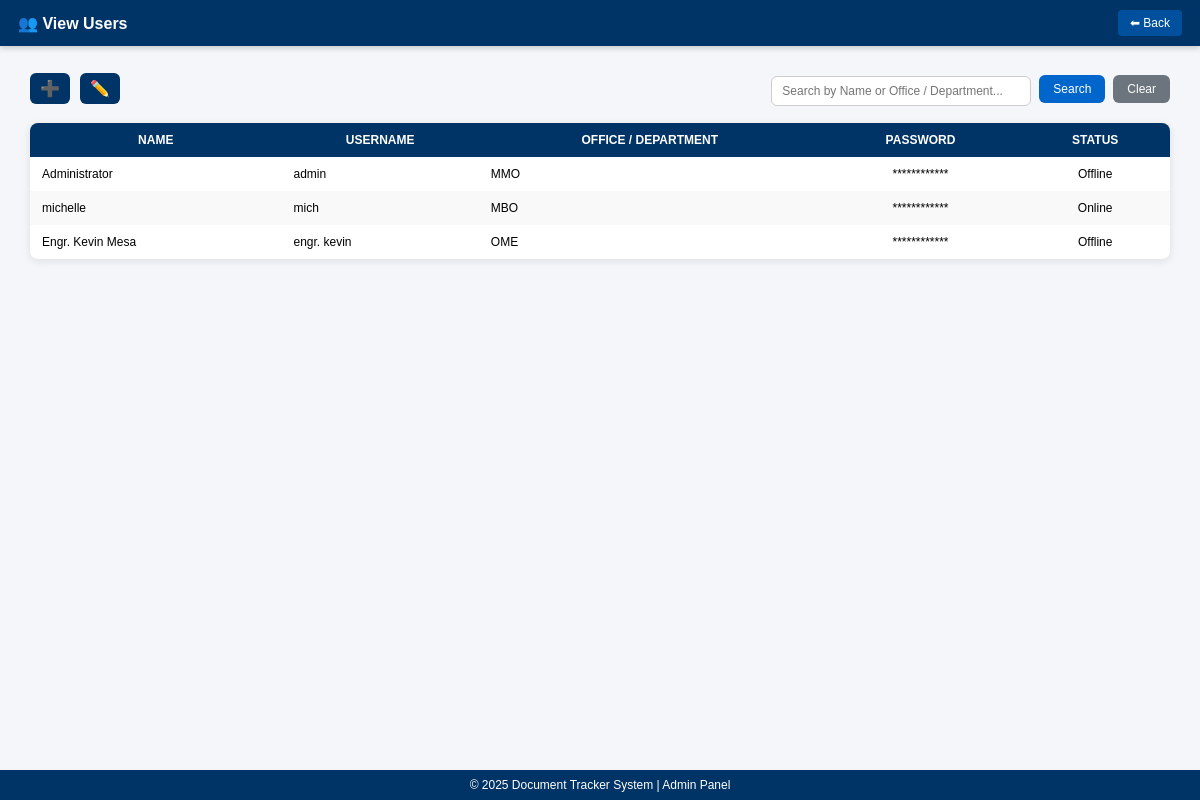
Before: /view_users (signed in) with the older database file.
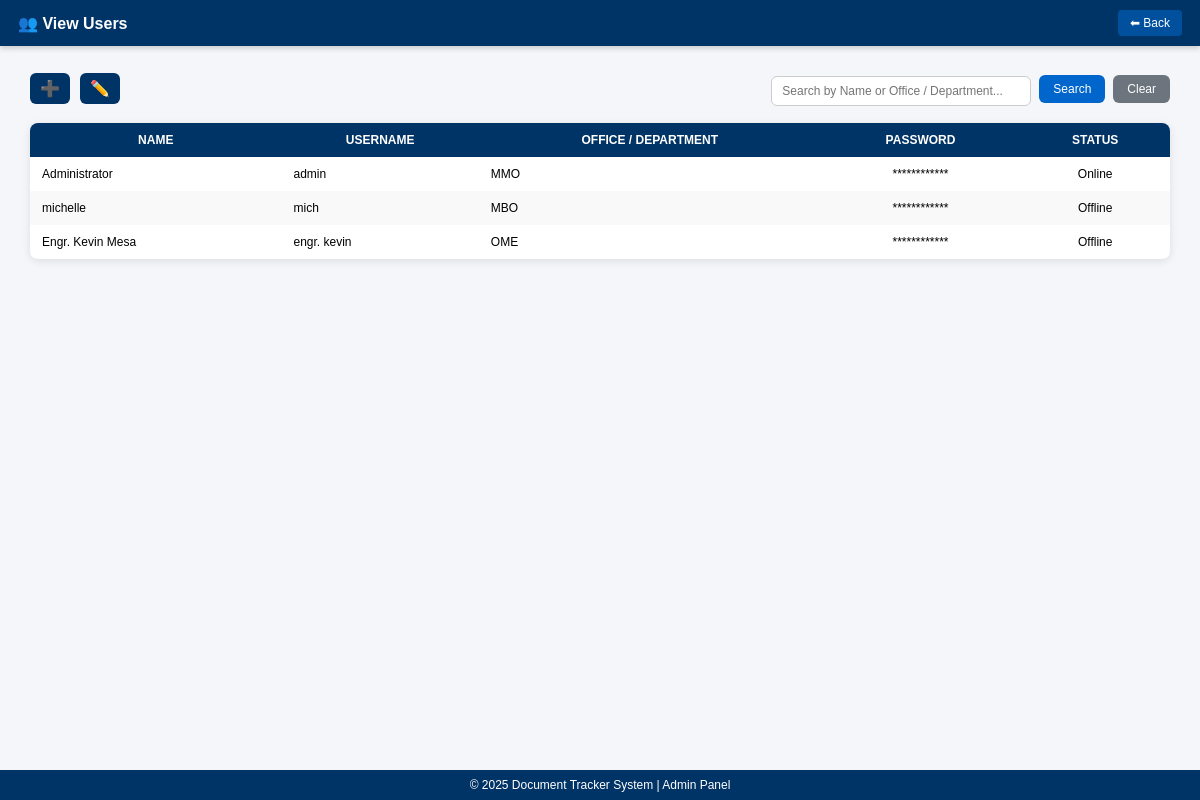
After: the same page with the newer database file.
### tables this page shows
CREATE TABLE users (
            id INTEGER PRIMARY KEY AUTOINCREMENT,
            name TEXT NOT NULL,
            username TEXT NOT NULL UNIQUE,
            password TEXT NOT NULL,
            office TEXT,
            role TEXT NOT NULL CHECK(role IN ('admin', 'user')),
            status TEXT DEFAULT 'Offline'
        , temp_password TEXT);

### app.py (the view)
@app.route('/view_users')
def view_users():
    if not is_admin():
        return redirect(url_for('login'))
    conn = get_db()
    cur = conn.cursor()
    cur.execute("SELECT id, name, username, office, password, status FROM users")
    users = cur.fetchall()
    conn.close()
    return render_template('view_users.html', users=users)

### app.py (called while the page is built)
def get_db():
    conn = sqlite3.connect(DB_NAME)
    conn.row_factory = sqlite3.Row
    return conn

def is_admin():
    return 'role' in session and session['role'] == 'admin'

### templates/view_users.html (shortened to what this page needs)
<!DOCTYPE html>
<html lang="en">
<head>
</head>
<body>
    <header>
        <h1>👥 View Users</h1>
        <a href="{{ url_for('admin_dashboard') }}" class="back-btn">⬅ Back</a>
    </header>
    <main>
<div class="control-bar">
    <div class="left-actions">
        <button class="icon-btn" title="Add User" onclick="openAddUserModal()">➕</button>
        <button class="icon-btn" title="Edit Users" onclick="window.location.href='{{ url_for('edit_users') }}'">✏️</button>
    </div>
    <div class="right-actions">
        <input type="text" id="searchInput" placeholder="Search by Name or Office / Department...">
        <button class="search-btn" onclick="searchTable()">Search</button>
        <button class="clear-btn" onclick="clearSearch()">Clear</button>
    </div>
</div>
        <div class="table-container">
            <table id="userTable">
                <thead>
                    <tr>
                        <th>Name</th>
                        <th>Username</th>
                        <th>Office / Department</th>
                        <th>Password</th>
                        <th>Status</th>
                    </tr>
                </thead>
                <tbody>
                    {% for user in users %}
                    <tr>
                        <td>{{ user['name'] }}</td>
                        <td>{{ user['username'] }}</td>
                        <td>{{ user['office'] }}</td>
                        <td>
                            <div style="display:flex; align-items:center; justify-content:center; gap:6px;">
                                {% if user['temp_password'] %}
                                    <input type="password" id="pw{{ loop.index }}" value="{{ user['temp_password'] }}" readonly
                                           style="border:none; background:transparent; width:140px; color:#003366; font-family:monospace; text-align:center;" />
                                    <button onclick="togglePassword({{ loop.index }})"
                                            style="background:none; border:none; cursor:pointer; color:#003366; font-size:14px;"
                                            title="Show/Hide Password">👁</button>
                                    <form method="post" action="{{ url_for('clear_temp', user_id=user['id']) }}" style="display:inline;">
                                        <button type="submit" style="margin-left:4px; padding:3px 6px; border-radius:4px; background:#6c757d; color:#fff; border:none; font-size:11px;">Clear</button>
                                    </form>
                                {% else %}
                                    <span>************</span>
                                {% endif %}
                            </div>
                        </td>
                        <td>{{ user['status'] }}</td>
                    </tr>
                    {% endfor %}
                </tbody>
            </table>
        </div>
    </main>
    <footer>
        &copy; 2025 Document Tracker System | Admin Panel
    </footer>
</body>
</html>

### templates/view_users.html (style rules this page uses)
body { font-family: Arial, sans-serif; background-color: #f4f6f9; margin: 0; padding: 0; font-size: 13px; }
header { background-color: #003366; color: white; padding: 10px 18px; display: flex; justify-content: space-between; align-items: center; box-shadow: 0 2px 6px rgba(0,0,0,0.2); }
header h1 { font-size: 16px; margin: 0; }
.back-btn { background-color: #00509e; color: white; padding: 6px 12px; border: none; border-radius: 4px; text-decoration: none; font-size: 12px; }
main { padding: 20px 30px; }
.search-btn { background-color: #00509e; }
.clear-btn { background-color: #6c757d; }
.table-container { max-height: 540px; overflow-y: auto; border-radius: 8px; box-shadow: 0 2px 8px rgba(0,0,0,0.1); background: white; }
table { width: 100%; border-collapse: collapse; min-width: 800px; font-size: 12px; }
th, td { padding: 10px 12px; }
thead th { position: sticky; top: 0; background-color: #003366; color: white; text-transform: uppercase; font-size: 12px; z-index: 2; text-align: center; }
tbody td { text-align: center; }
tbody td:nth-child(1), tbody td:nth-child(2), tbody td:nth-child(3) { text-align: left; }
tr:nth-child(even) { background-color: #f9f9f9; }
footer { background-color: #003366; color: white; text-align: center; padding: 8px 0; font-size: 12px; position: fixed; bottom: 0; width: 100%; }
input[type="password"], input[type="text"] { font-size: 12px; }
button { font-size: 12px; }
.icon-btn { border: none; background: #003366; color: white; font-size: 16px; padding: 6px 10px; border-radius: 6px; cursor: pointer; transition: 0.2s; }
input, select { width: 100%; padding: 8px; margin-top: 5px; border: 1px solid #ccc; border-radius: 4px; box-sizing: border-box; }
.control-bar { display: flex; align-items: center; justify-content: space-between; margin-bottom: 12px; padding: 5px 0; }
.left-actions { display: flex; align-items: center; gap: 10px; }
.right-actions { display: flex; align-items: center; gap: 8px; }
#searchInput { padding: 7px 10px; width: 260px; border-radius: 6px; border: 1px solid #ccc; }
.search-btn, .clear-btn { padding: 7px 14px; border: none; border-radius: 6px; cursor: pointer; }
.search-btn { background: #0066cc; color: white; }
.clear-btn { background: #6c757d; color: white; }

Changed rows visible on the page:
changed users "Administrator": status "Offline" → "Online"
changed users "michelle": status "Online" → "Offline"
